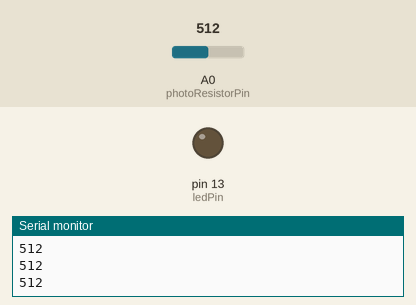
This sketch was run on a simulated Arduino Uno, built with avr-gcc and run on an emulated ATmega328P. On the bench: output pins drawn as LEDs (lit = HIGH), the last lines printed to the serial monitor. The test bench sets the inputs (shaded band); at power-on: A0 (photoResistorPin) = 512.

Above: at 1.2 s.
1.3 s: A0 (photoResistorPin) set to 491
At 1.9 s:
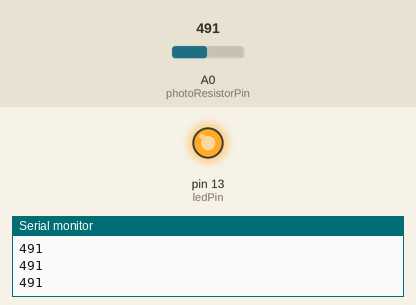
2.9 s: A0 (photoResistorPin) set to 510
At 4.2 s:
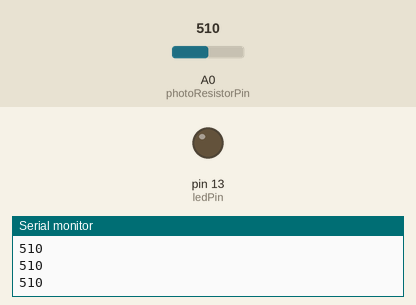
4.5 s: A0 (photoResistorPin) set to 490
At 5.8 s:
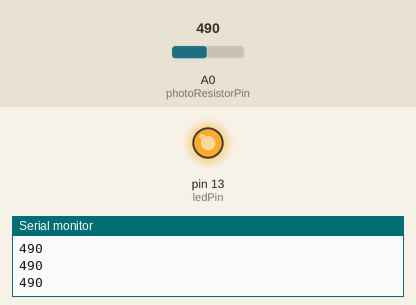
Timing chart, 0 to 7.5 s (numbered marks = the images above; inputs shaded):
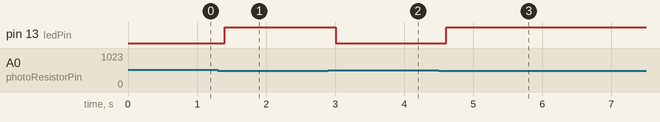

The sketch:

3-PhotoRegister.ino
```cpp
//ChatGPT 4.0 @ 2024/3/2
//請設計一個由光敏電阻數值控制LED是否點亮的程式碼，光亮度大於500時點亮LED，小於等於500時熄滅LED
//需定義光敏電阻和LED的連接腳位
const int photoResistorPin = A0; // 將光敏電阻連接到模擬輸入A0
const int ledPin = 13;           // 將LED連接到數位輸出13

void setup() {
  pinMode(ledPin, OUTPUT);       // 設定LED腳位為輸出模式
  Serial.begin(9600);            // 啟動序列通訊，用於監控光敏電阻的數值
}

void loop() {
  int lightLevel = analogRead(photoResistorPin); // 讀取光敏電阻的數值
  Serial.println(lightLevel);                    // 將光敏電阻的數值輸出到序列監控器

  // 判斷光照亮度，並根據亮度控制LED燈的狀態
  if (lightLevel < 500) {
    digitalWrite(ledPin, HIGH);   // 如果光照亮度大於500，點亮LED
  } else {
    digitalWrite(ledPin, LOW);    // 如果光照亮度小於或等於500，熄滅LED
  }

  delay(200); // 稍作延遲，以便於觀察變化
}
```

Measured:
- the behaviour switches between 500 and 499 on A0 (photoResistorPin) (found by bisection; images 0 and 1)
- after the input at 1.3 s, pin 13 (ledPin): LOW → HIGH after 0.10 s
- after the input at 2.9 s, pin 13 (ledPin): HIGH → LOW after 0.10 s
- after the input at 4.5 s, pin 13 (ledPin): LOW → HIGH after 0.11 s
